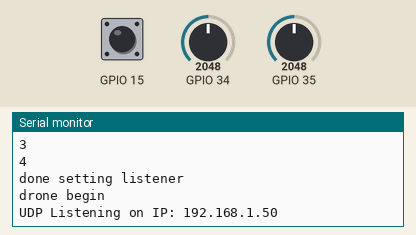
Bench run of a program on a simulated ESP32. Parts: the last lines printed to the serial monitor. The inputs (shaded band) are chosen by the test bench; at power-on: GPIO 15 HIGH, GPIO 34 = 2048, GPIO 35 = 2048. WiFi joins after 1.5 s; servers stay silent unless stated.

Above: at 7.7 s.
7.8 s: GPIO 15 pulled LOW for 0.15 s
At 9.0 s:
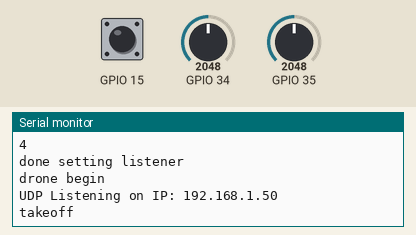
9.4 s: GPIO 15 pulled LOW for 1 s
At 10.5 s:
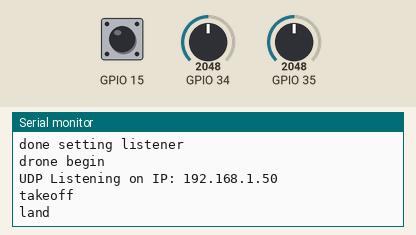
Timing chart, 0 to 12.4 s (numbered marks = the images above; inputs shaded):
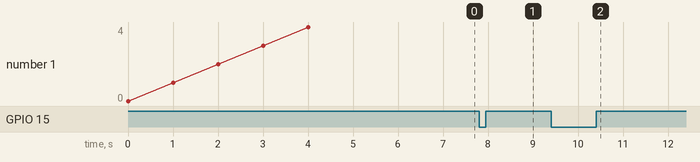

Measured:
- after the input at 7.8 s, the serial monitor: prints a new line at once (image 1)
- after the input at 9.4 s, the serial monitor: prints a new line at once (image 2)

The program:

main.cpp
```cpp
#include <Arduino.h>
#include <string.h>
#include <drone.h>
#include <joystick.h>

String ssid = "TELLO-FE2F6B";
String password = "";

Drone drone(ssid, password);
Joystick joystick(15, 34, 35); // pins: btn, x, y

void setup()
{
  Serial.begin(9600);

  drone.joystick = &joystick;

  for (size_t i = 0; i < 5; i++)
  {
    Serial.println(i);


    delay(1000);
  }

  joystick.addButtonListener(&drone);

  drone.connect();
  //drone.setIp ("192.168.1.146"); // pc packetsender ip adresse
  drone.setIp("192.168.10.1"); //dronens ip adresse


}

void loop()
{

  joystick.loop();
  drone.loop();;
} 
```

ButtonListener.cpp
```cpp
#include <ButtonListener.h>

void ButtonListener::ButtonPressed()
{
    // this method must be defined
}
```

ButtonListener.h
```cpp
#ifndef C576B81B_1356_4D2C_BAB0_4FF8896A1719
#define C576B81B_1356_4D2C_BAB0_4FF8896A1719

class ButtonListener{
    public:
        virtual void ButtonPressed();
};

#endif /* C576B81B_1356_4D2C_BAB0_4FF8896A1719 */
```

Position.cpp
```cpp
#include <Position.h>

Position::Position( int x, int y)
{
    this->x = x;
    this->y = y;
}
Position::Position()
{
    this->x = -1;
    this->y = -1;
}
```

Position.h
```cpp
#ifndef C9CEEF14_1ECE_4FE1_8F3E_6A3CC5F776EF
#define C9CEEF14_1ECE_4FE1_8F3E_6A3CC5F776EF

class Position
{
    public:
        Position();
        Position(int x, int y);
        int x;
        int y;
};

#endif /* C9CEEF14_1ECE_4FE1_8F3E_6A3CC5F776EF */
```

drone.cpp
```cpp
#include <Arduino.h>
#include <drone.h>
#include <joystick.h>
#include <Position.h>

Drone::Drone(String ssid, String password)
{
    this->ssid = ssid;
    this->password = password;
}

void Drone::connect()
{
    Serial.println("drone begin");
    //Serial.begin(9600);
    WiFi.mode(WIFI_STA);
    WiFi.begin(this->ssid.c_str(), this->password.c_str());
    if (WiFi.waitForConnectResult() != WL_CONNECTED) {
        Serial.println("WiFi Failed");
        while(1) {
            delay(1000);
        }
    }
    if(udp.listen(udpPort)) {
        this->myIp = WiFi.localIP().toString();
        Serial.print("UDP Listening on IP: ");
        Serial.println(WiFi.localIP());

        udp.onPacket(
            [this](AsyncUDPPacket packet) -> void
            {
                // make a string from the data
                String s((char*)packet.data());
                s = s.substring(0, packet.length());
                s.trim();
                // send string to method
                this->commandResponse(s);
            }
        );
    }

    this->sendCommand("command");
}

void Drone::sendCommand(String command)
{
    udpSender.beginPacket(this->droneIp.c_str(), udpPort);
    udpSender.printf(command.c_str());
    udpSender.endPacket();
}

void Drone::setIp(String ip)
{
    this->droneIp = ip;
}

void Drone::commandResponse(String response)
{
    Serial.print("got following response: ");
    Serial.println(response.c_str());
    Serial.print("message length: ");
    Serial.println(response.length());
}

void Drone::ButtonPressed()
{
    if (flying == false)
    {
        this->flying = true;
        Serial.println("takeoff");
        this->sendCommand("takeoff");
    }
    else
    {
        Serial.println("land");
        this->sendCommand("land");
        this->flying = false;
    }
}

void Drone::loop()
{

    // Using Position object to retrieve information

    Position joystickPosition = this->joystick->getPosition();

    if (joystickPosition.x != 0)
    {
        if (joystickPosition.y != 0)
        {
        Serial.print(joystickPosition.x);
        Serial.print(" ");
        Serial.println(joystickPosition.y);
        }
    }


    /*
    // Using joystick methods
    Serial.print(this->joystick->getX());
    Serial.print(" ");
    Serial.println(this->joystick->getY());
    */

    //sendmessage("joystickPosition")
 if (joystickPosition.x && joystickPosition.y == 0)
{
 this -> sendCommand ("rc 0 0 0 0");
}
else
{
    if (joystickPosition.x > 1800){
        this -> sendCommand("rc 0 10 0 0");
    }
    if (joystickPosition.x < 1800){
        this ->sendCommand ("rc 0 -10 0 0");
    }
    if (joystickPosition.y > 1800){
        this ->sendCommand ("rc 10 0 0 0");

    if (joystickPosition.y < 1800){
        this ->sendCommand ("rc -10 0 0 0");
    }
    // if (joystickDirecctionPosition.x > 1000 && joystickDirectionPosition.y > 1000)
    // this -> sendCommand ("rc 10 10 0 0");
    }
}

}
```

drone.h
```cpp
#ifndef C8C7268F_7308_4565_BA1F_FDBA5EBBD88F
#define C8C7268F_7308_4565_BA1F_FDBA5EBBD88F

#include <Arduino.h>
#include <string.h>
#include "WiFi.h"
#include "AsyncUDP.h"
#include <ButtonListener.h>
#include <joystick.h>

using namespace std;

class Drone : public ButtonListener
{
    public:
        Drone(String ssid , String password);
        void connect();
        void sendCommand(String commmand);
        void setIp(String ip);
        bool connected;
        String myIp;
        void ButtonPressed();
        void loop();
        Joystick *joystick;
    private:
        void commandResponse(String response);
        String ssid;
        String password;
        AsyncUDP udp;
        WiFiUDP udpSender;
        const int udpPort = 8889;
        String droneIp = "192.168.1.146";
        bool flying = false;
};

#endif /* C8C7268F_7308_4565_BA1F_FDBA5EBBD88F */
```

joystick.cpp
```cpp
#include <Arduino.h>
#include <joystick.h>

/*
*
*   created by Ebbe Vang, October 2019
*   Remember to reverse v and gnd because of pullup :-)
*
*/

Joystick::Joystick(int pinBtn, int pinX, int pinY)
{
    this->pinBtn = pinBtn;
    this->pinX = pinX;
    this->pinY = pinY;

    pinMode (this->pinBtn, INPUT_PULLUP);
    pinMode (this->pinX, INPUT);
    pinMode (this->pinY, INPUT);
}

void Joystick::addButtonListener(ButtonListener *btnLsn)
{
    this->buttonListener = btnLsn;
    this->listenerIsSet = true;
    Serial.println("done setting listener");
}

void Joystick::loop()
{
    //Serial.println(digitalRead(this->pinBtn));
    // if joystick btn is pressed and not already set as pressed
    if (digitalRead(this->pinBtn) == 0 && this->buttonIsPressed == false)
    {
        this->buttonIsPressed = true;

        if (this->listenerIsSet)
        {
            this->buttonListener->ButtonPressed();
        }
    }
    else if (digitalRead(this->pinBtn) == 1 && this->buttonIsPressed == true)
    {
        this->buttonIsPressed = false;
    }


    this->x = analogRead(this->pinX);
    this->y = analogRead(this->pinY);

    if (x > 2048 + this->deadZone || x < 2048 - this->deadZone)
    {
        this->x = this->x-2048;
    }
    else this->x=0;
    if (y > 2048 + this->deadZone || y < 2048 - this->deadZone)
    {
        this->y = this->y-2048;
    }
    else this->y=0;


}

Position Joystick::getPosition()
{
    this->position = Position(this->x, this->y);
    return this->position;
}

int Joystick::getX()
{
    return this->x;
}
int Joystick::getY()
{
    return this->y;
}
```

joystick.h
```cpp
#ifndef A812D987_C035_417F_B3E8_E665B02237A4
#define A812D987_C035_417F_B3E8_E665B02237A4

#include <Arduino.h>
#include <Position.h>
#include <ButtonListener.h>

class Joystick
{
    public:
        Joystick(int pinBtn, int pinX, int pinY);
        Position getPosition();
        void loop();
        void addButtonListener(ButtonListener *btnLsn);
        int getX();
        int getY();
    private:
        int deadZone = 192;
        Position position;
        int pinBtn;
        int pinX;
        int pinY;
        int y;
        int x;
        bool listenerIsSet = false;
        // TODO: change buttonListener to vector of buttonlisteners?
        ButtonListener *buttonListener;
        bool buttonIsPressed = false;
};

#endif /* A812D987_C035_417F_B3E8_E665B02237A4 */
```
